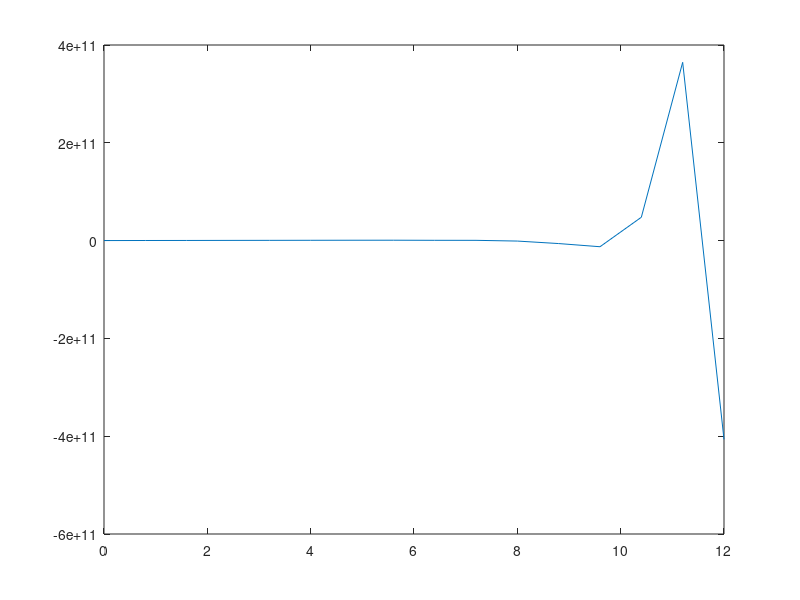

The MATLAB script that drew this image:
%% Static analysis of beam using FEM. Assignment 1_1
clc                                     %Clears command window
clear                                   %Clears workspace

%% Matrial properties
E = 200e09;                             %Young's modulus
q0 = zeros(15,1);                       %Distributed load Matrix
for q = 1:10
    q0(q,1) = -30e03;
end
for q = 11:15
    q0(q,1) = 0;
end
P = -55e03;                             %Concentrated load

%% Meshing
ne = 15;                                 %Number of elements
nne = 2;                                %Number of nodes per element
nn = 16;                                 %Number of nodes
dofe = 4;                               %Degrees of freedom per element
dofn = 2;                               %Degrees of freedom per node
tdof = dofn*nn;                         %Total degrees of freedom
CONN = zeros(ne,dofe);                  %Connectivity Matrix
for ii = 1:ne
    CONN(ii,:) = 2*ii-1:2*ii+2;
end
%disp(CONN)

%% Geometry
I = 500e-06;                              %Area moment of inertia
le = 12/15;                                %Length of element

%% Assembly of element matrices
KG = zeros(tdof);                       %Initializing global stiffness matrix
FGU = zeros(tdof,1);                    %Initializing Uniform load matrix
for i = 1:ne
    KE = E*I/(le)^3*[12, 6*le, -12, 6*le; 6*le, 4*(le)^2, -6*le, 2*(le)^2; -12, -6*le, 12, -6*le; -12, 2*(le)^2, -6*(le), 4*(le)^2];
    FE = q0(i)*le/2*[1; le/6; 1; -le/6];
    for j = 1:dofe
        for k = 1:dofe
            KG(CONN(i,j), CONN(i,k)) = KG(CONN(i,j), CONN(i,k)) + KE(j,k);
        end
        FGU(CONN(i,j),1) = FGU(CONN(i,j),1) + FE(j,1);
    end
end
FGC = zeros(tdof,1);                    %Initializing concentrated loads matrix
FGC(31,1) = P;                          %Concentrated load on final node
FG = FGU+FGC;                          %Final load matrix

%% Preparing matrices for reaction force analysis
FGR = FG;
KGR = KG;
UGR = zeros(tdof,1);

%% Application of Boundary conditions
for kk=[1;21]
    %disp(kk)
    KG(kk,:) = [];
    KG(:,kk) = [];
    FG(kk,:) = [];
end

%% Matrix solving
UG = linsolve(KG,FG);                    %Final Displacement Matrix
UGR(2:20,:) = UG(1:19,:);
UGR(22:32,:) = UG(20:30,:);

%% Stress calculation
A = eye(4)\[1, -1, 1, -1; 0, (2/le), (-4/le), (6/le); 1, 1, 1, 1; 0, (2/le), (4/le), (6/le)];
x = zeros(nn,1);
for cc =1:nn
    x(cc) = (cc-1)*le;
end
stress = zeros(nn,1);
for m = 1:15
    We = UGR((2*m-1):(2*m+2), 1);
    strain = 0.1*4/le^2*[0, 0, 2, -6]*A*We;
    stress(m,1) = E*strain;
end
We = UGR(29:32, 1);
strain = 0.1*4/le^2*[0, 0, 2, 6]*A*We;
stress(16,1) = E*strain;
disp(stress)

plot(x, stress)